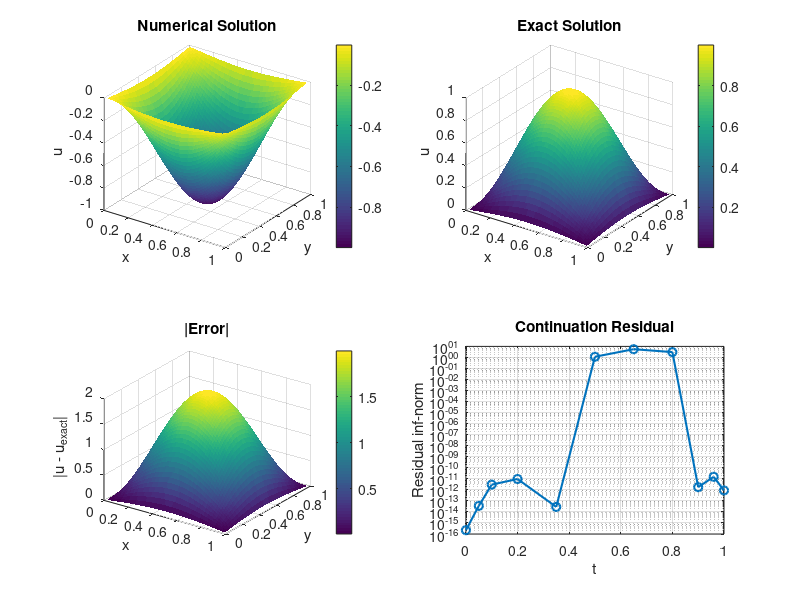

This chart was generated by the following MATLAB code:
function monge_ampere_homotopy_sine_galerkin_demo()
% Prototype solver for a homotopy-regularized Monge-Ampere-type equation
% on Omega = (0,1)^2:
%
%   (1 - t) * ( -eps * Delta^2 u ) + t * det(D^2 u) = f,   0 <= t <= 1.
%
% The code uses:
% 1. tensor-product sine Galerkin basis for homogeneous Dirichlet boundary,
% 2. continuation in t from 0 to 1,
% 3. damped Newton iterations on the spectral coefficients.
%
% This is a practical prototype. It follows the paper's "continuation +
% spectral discretization + Newton" structure, but it uses a sine-Galerkin
% basis instead of the paper's Legendre basis phi_n = L_n - L_{n+2}.
% For a fully faithful implementation of the paper, the next step is to
% replace the sine basis and uniform-grid projection with:
%   - Legendre basis,
%   - Legendre-Gauss quadrature,
%   - L2 projection of nonlinear terms.

    clc;
    close all;

    problem = default_problem();
    result = solve_homotopy_problem(problem);

    fprintf('Final continuation parameter t = %.2f\n', result.t_values(end));
    fprintf('Final residual inf-norm        = %.3e\n', result.residual_history(end));
    fprintf('Relative L2 grid error         = %.3e\n', result.rel_l2_error);
    fprintf('Max grid error                 = %.3e\n', result.max_error);

    plot_solution(result);
end

function problem = default_problem()
% Manufactured smooth solution for testing:
%   u_exact = sin(pi x) sin(pi y)
% Then the target equation at t = 1 is det(D^2 u) = f.

    problem.N = 8;              % number of sine modes in each direction
    problem.M = 64;             % quadrature/evaluation points per direction
    problem.epsilon = 1e-2;     % biharmonic regularization strength
    problem.t_values = [0, 0.05, 0.10, 0.20, 0.35, 0.50, 0.65, 0.80, 0.90, 0.96, 1.00];
    problem.newton_tol = 1e-10;
    problem.newton_maxit = 20;
    problem.fd_step = 1e-7;
    problem.line_search_min = 2^-12;

    problem.exact_u = @(X, Y) sin(pi * X) .* sin(pi * Y);
    problem.f = @(X, Y) exact_rhs(X, Y);
end

function F = exact_rhs(X, Y)
    s = sin(pi * X) .* sin(pi * Y);
    c = cos(pi * X) .* cos(pi * Y);
    F = pi^4 * (s.^2 - c.^2);
end

function result = solve_homotopy_problem(problem)
    N = problem.N;
    M = problem.M;
    eps_reg = problem.epsilon;
    t_values = problem.t_values(:).';

    [grid, basis] = build_sine_galerkin_operators(N, M);
    F_grid = problem.f(grid.X, grid.Y);
    F_hat = project_to_sine_basis(F_grid, basis);

    lambda = basis.lambda;
    U_hat = -F_hat ./ (eps_reg * lambda.^2);
    U_vec = U_hat(:);

    residual_history = zeros(numel(t_values), 1);
    newton_steps = zeros(numel(t_values), 1);

    for k = 1:numel(t_values)
        t = t_values(k);
        if k == 1
            residual_history(k) = norm(residual(U_vec, t, eps_reg, F_hat, basis), inf);
            newton_steps(k) = 0;
            continue;
        end

        [U_vec, iter_count, res_norm] = newton_solve( ...
            U_vec, ...
            @(z) residual(z, t, eps_reg, F_hat, basis), ...
            problem.newton_tol, ...
            problem.newton_maxit, ...
            problem.fd_step, ...
            problem.line_search_min);

        residual_history(k) = res_norm;
        newton_steps(k) = iter_count;

        fprintf('t = %5.2f, Newton steps = %2d, residual = %.3e\n', t, iter_count, res_norm);
    end

    U_hat = reshape(U_vec, N, N);
    U_grid = basis.Sx * U_hat * basis.Sy.';
    U_exact = problem.exact_u(grid.X, grid.Y);
    err = U_grid - U_exact;

    result.grid = grid;
    result.U_grid = U_grid;
    result.U_exact = U_exact;
    result.error = err;
    result.rel_l2_error = norm(err(:)) / norm(U_exact(:));
    result.max_error = norm(err(:), inf);
    result.coefficients = U_hat;
    result.t_values = t_values;
    result.residual_history = residual_history;
    result.newton_steps = newton_steps;
end

function [grid, basis] = build_sine_galerkin_operators(N, M)
    x = (1:M)' / (M + 1);
    y = x;
    [X, Y] = meshgrid(x, y);

    modes = 1:N;
    px = pi * modes;
    py = pi * modes;

    Sx = sin(x * px);
    Sy = sin(y * py);
    Cx = cos(x * px);
    Cy = cos(y * py);

    Sxx = Sx .* (-(px .^ 2));
    Syy = Sy .* (-(py .^ 2));
    Cx1 = Cx .* px;
    Cy1 = Cy .* py;

    [mx, my] = ndgrid(modes, modes);
    lambda = (pi^2 * (mx.^2 + my.^2));

    grid.x = x;
    grid.y = y;
    grid.X = X;
    grid.Y = Y;
    grid.dx = 1 / (M + 1);
    grid.dy = 1 / (M + 1);

    basis.N = N;
    basis.M = M;
    basis.Sx = Sx;
    basis.Sy = Sy;
    basis.Sxx = Sxx;
    basis.Syy = Syy;
    basis.Cx1 = Cx1;
    basis.Cy1 = Cy1;
    basis.lambda = lambda;
    basis.dx = grid.dx;
    basis.dy = grid.dy;
end

function r = residual(U_vec, t, eps_reg, F_hat, basis)
    N = basis.N;
    U_hat = reshape(U_vec, N, N);

    U_xx = basis.Sxx * U_hat * basis.Sy.';
    U_yy = basis.Sx  * U_hat * basis.Syy.';
    U_xy = basis.Cx1 * U_hat * basis.Cy1.';

    det_hessian = U_xx .* U_yy - U_xy .^ 2;
    det_hat = project_to_sine_basis(det_hessian, basis);

    linear_hat = -(1 - t) * eps_reg * (basis.lambda .^ 2) .* U_hat;
    r_hat = linear_hat + t * det_hat - F_hat;
    r = r_hat(:);
end

function G_hat = project_to_sine_basis(G, basis)
% Approximate L2 projection onto the sine basis using a uniform interior grid.
% Since int_0^1 sin(m pi x)^2 dx = 1/2, the coefficient is
%   G_hat(m,n) = 4 * int int G(x,y) sin(m pi x) sin(n pi y) dx dy.

    G_hat = 4 * basis.dx * basis.dy * (basis.Sx.' * G * basis.Sy);
end

function [z, iter_count, res_norm] = newton_solve(z0, F, tol, maxit, fd_step, line_search_min)
    z = z0;
    r = F(z);
    res_norm = norm(r, inf);

    for iter_count = 1:maxit
        if res_norm < tol
            return;
        end

        J = finite_difference_jacobian(F, z, r, fd_step);
        delta = -(J + 1e-12 * eye(size(J))) \ r;

        alpha = 1.0;
        accepted = false;
        while alpha >= line_search_min
            z_trial = z + alpha * delta;
            r_trial = F(z_trial);
            if norm(r_trial, inf) < (1 - 1e-4 * alpha) * res_norm
                z = z_trial;
                r = r_trial;
                res_norm = norm(r, inf);
                accepted = true;
                break;
            end
            alpha = alpha / 2;
        end

        if ~accepted
            z = z + delta;
            r = F(z);
            res_norm = norm(r, inf);
        end
    end
end

function J = finite_difference_jacobian(F, z, Fz, h)
    n = numel(z);
    J = zeros(n, n);

    for j = 1:n
        dz = zeros(n, 1);
        step = h * max(1, abs(z(j)));
        dz(j) = step;
        J(:, j) = (F(z + dz) - Fz) / step;
    end
end

function plot_solution(result)
    figure('Color', 'w', 'Name', 'Homotopy Spectral Solver');

    subplot(2, 2, 1);
    surf(result.grid.X, result.grid.Y, result.U_grid, 'EdgeColor', 'none');
    title('Numerical Solution');
    xlabel('x');
    ylabel('y');
    zlabel('u');
    view(35, 30);
    colorbar;

    subplot(2, 2, 2);
    surf(result.grid.X, result.grid.Y, result.U_exact, 'EdgeColor', 'none');
    title('Exact Solution');
    xlabel('x');
    ylabel('y');
    zlabel('u');
    view(35, 30);
    colorbar;

    subplot(2, 2, 3);
    surf(result.grid.X, result.grid.Y, abs(result.error), 'EdgeColor', 'none');
    title('|Error|');
    xlabel('x');
    ylabel('y');
    zlabel('|u - u_{exact}|');
    view(35, 30);
    colorbar;

    subplot(2, 2, 4);
    semilogy(result.t_values, max(result.residual_history, eps), '-o', 'LineWidth', 1.5);
    title('Continuation Residual');
    xlabel('t');
    ylabel('Residual inf-norm');
    grid on;
end
